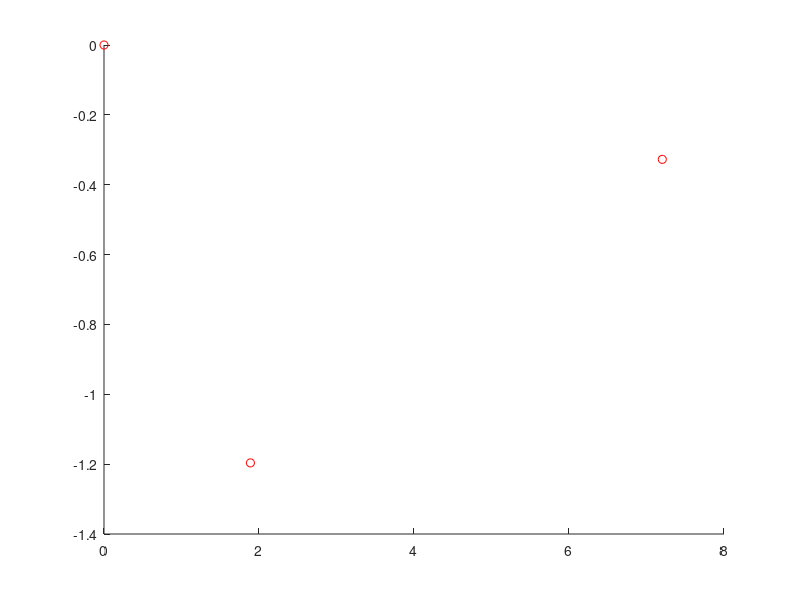

Here is the MATLAB script that generated this plot: (Note: this script raises an error after producing the figure.)
% clear all;
clc;
close all;
%%
N_0 = [0;0];
N_1 = [6;4];
N_2 = [1;2];
% N_3 = [2;5];
% N_4 = [3;1];

N = [N_0, N_1, N_2];

%% Build the symmetric squared Euclidean distance matrix
D = zeros(size(N,2), size(N,2));
for i = 1:size(N,2)
    for j = 1:size(N,2)
        D(i,j) = norm(N(:,i) - N(:,j))^2;
    end
end
%rank of G
%% Compute the Gram matrix
% The Gram matrix is defined as G = -1/2 * H * D * H
% where H = I - 1/n * 1 * 1^T
n = size(D,1);
H = eye(n) - 1/n * ones(n,n);
G = -1/2 * H * D * H;

%% Compute the eigenvalues and eigenvectors of the Gram matrix
[U, V] = eig(G);

% extract the eigenvectors corresponding to the eigenvalues different from 0
U = U(:,diag(V) > 1e-6);
V = V(diag(V) > 1e-6, diag(V) > 1e-6);
U 
V

P = (U * sqrt(V))'

%% Plot the points contained in the matrix N and in the matrix P
% figure;
% hold on;
% plot(N(1,:), N(2,:), 'ro');
% plot(P(1,:), P(2,:), 'bx');
% hold off;
% axis equal;
% grid on;

%% WhereAreYou 
% Given node 0 to be the reference node, so the only node that is moving. Ve define the new node position at time t and t+1
N_0_k = [0;0];
t_k = [-1;1];
N_0_k1 = N_0_k + t_k;
t_k1 = [-1;-1];
N_0_k2 = N_0_k1 + t_k1;

% Define the new matrix N_k, N_k1 and N_k2
N_k = [N_0_k, N_1, N_2];
N_k1 = [N_0_k1, N_1, N_2];
N_k2 = [N_0_k2, N_1, N_2];



% Compute the distance matrix for the new matrices
D_k = zeros(size(N_k,2), size(N_k,2));
D_k1 = zeros(size(N_k1,2), size(N_k1,2));
D_k2 = zeros(size(N_k2,2), size(N_k2,2));

for i = 1:size(N_k,2)
    for j = 1:size(N_k,2)
        D_k(i,j) = norm(N_k(:,i) - N_k(:,j))^2;
        D_k1(i,j) = norm(N_k1(:,i) - N_k1(:,j))^2;
        D_k2(i,j) = norm(N_k2(:,i) - N_k2(:,j))^2;
    end
end

% Compute the Gram matrix for the new matrices
G_k = -1/2 * H * D_k * H;
G_k1 = -1/2 * H * D_k1 * H;
G_k2 = -1/2 * H * D_k2 * H;

% Compute P_k, P_k1 and P_k2
[U_k, V_k] = eig(G_k);
[U_k1, V_k1] = eig(G_k1);
[U_k2, V_k2] = eig(G_k2);

U_k = U_k(:,diag(V_k) > 1e-6);
V_k = V_k(diag(V_k) > 1e-6, diag(V_k) > 1e-6);
P_k = (U_k * sqrt(V_k))'

U_k1 = U_k1(:,diag(V_k1) > 1e-6);
V_k1 = V_k1(diag(V_k1) > 1e-6, diag(V_k1) > 1e-6);
P_k1 = (U_k1 * sqrt(V_k1))'

U_k2 = U_k2(:,diag(V_k2) > 1e-6);
V_k2 = V_k2(diag(V_k2) > 1e-6, diag(V_k2) > 1e-6);
P_k2 = (U_k2 * sqrt(V_k2))'

%% Center P_k in p_0k

P_k = P_k - P_k(:,1)
P_k1 = P_k1 - P_k1(:,1)
P_k2 = P_k2 - P_k2(:,1)

% % Plot P_k and P_k0
figure;
hold on;   
plot(P_k(1,:), P_k(2,:), 'ro');
plot(P_k0(1,:), P_k0(2,:), 'bx');
hold off;
axis equal;
grid on;
legend('P_k', 'P_k0');

%% Minimize the distance between P_k and P_k1
% We want to find the transformation matrix T that 
% arg min
% θ,T
% Pˆ = Pk − (R(θ)αSPk+1 + T),

% where R(θ) is the rotation matrix and T is the translation matrix

% Define the optimization variables
theta = 0;
T = [0;0];

% Define the optimization problem
S = [1,0;0,1];
P_k(:,2:3)
P_k1(:,2:3)
alpha = 1;
fun = @(x) norm(P_k(:,2:3) - ([cos(x(1)),-sin(x(1)); sin(x(1)), cos(x(1))] * alpha * S * P_k1(:,2:3) + [x(2);x(3)]), 'fro');
x0 = [theta; T];
options = optimoptions('fminunc','Display','iter','Algorithm','quasi-newton');
[x, fval] = fminunc(fun, x0, options);

% Compute the rotation matrix and the translation matrix
R = [cos(x(1)),-sin(x(1)); sin(x(1)), cos(x(1))] 
T = [x(2);x(3)]
norm(T)

if abs(norm(T) - norm(t_k)) > 1e-4
    S = [-1,0;0,1];
    fun = @(x) norm(P_k(:,2:3) - ([cos(x(1)),-sin(x(1)); sin(x(1)), cos(x(1))] * S * P_k1(:,2:3) + [x(2);x(3)]), 'fro');
    x0 = [theta; T];
    options = optimoptions('fminunc','Display','iter','Algorithm','quasi-newton');
    [x, fval] = fminunc(fun, x0, options);
end 

% Compute the rotation matrix and the translation matrix
R = [cos(x(1)),-sin(x(1)); sin(x(1)), cos(x(1))] 
T = [x(2);x(3)]
norm(T)

% Find the tranlation vector from the second point of P_k to the second point of P_k1
T = P_k(:,2) - P_k1(:,2);

% Translate the points of P_k1
P_k1_tmp = P_k1 + T;

% Find the rotation matrix between the second and the third point of P_k and P_k1
% Normalize the vectors
v = P_k(:,3) - P_k(:,2);
u = P_k1(:,3) - P_k1(:,2);
u = u / norm(u);
v = v / norm(v);

% Compute the angle between the vectors
theta = atan2(v(2), v(1)) - atan2(u(2), u(1));

% Construct the rotation matrix
R = [cos(theta), -sin(theta); sin(theta), cos(theta)];

% Rotate the points of P_k1 around the second point
P_k1_new = R * P_k1_tmp + (eye(2) - R) * P_k1_tmp(:,2);

% Find the translation between the first point of P_k and the first point of P_k1
T = P_k1_new(:,1) - P_k(:,1);

% Check if the translation is equal to t_k, if not mirror the points
S = [-1,0;0,1];
if norm(T - t_k) > 1e-6
    alpha = 1;
    P_k1_new = alpha * S * P_k1_new;    
    T = P_k1_new(:,1) - P_k(:,1);

    if norm(T - t_k) > 1e-6
        alpha = -1;
        P_k1_new = alpha * S * P_k1_new;    
        T = P_k1_new(:,1) - P_k(:,1);
    end
end
    

% find the rotazion matrix between vector T and vector t_k
% Normalize the vectors
u = T / norm(T);
v = t_k;

% Compute the angle between the vectors
% cos_theta = dot(u, v);
% theta = acos(cos_theta);
theta = atan2(v(2), v(1)) - atan2(u(2), u(1));

% Construct the rotation matrix
R_in = [cos(theta), -sin(theta); sin(theta), cos(theta)];
P_k = R_in * P_k;
P_k1_new = R_in * P_k1_new;

% plot the results
figure;
hold on;
% plot(N_k(1,:), N_k(2,:), 'ro','MarkerSize',10);
% plot(N_k1(1,1), N_k1(2,1), 'ro','MarkerSize',10);
% plot(N_k2(1,1), N_k2(2,1), 'ro','MarkerSize',10);
plot(P_k(1,:), P_k(2,:), 'bo','MarkerSize',10);
% plot(P_k1(1,:), P_k1(2,:), 'g+','MarkerSize',10);
% P_k1_new =  R_in *( R * alpha * S * P_k1 + T);
plot(P_k1_new(1,:), P_k1_new(2,:), 'k*','MarkerSize',10);
%plot(R * P_k1 + T, 'kx');
hold off;
axis equal;
grid on;
legend('N_k', 'N_k1', 'N_k2', 'P_k', 'P_k1', 'R * P_k1 + T');


%% Minimize the distance between P_k1 and P_k2
% Define the optimization variables
S = [1,0;0,1];
alpha = 1;
theta = 0;
T = [0;0];
P_k2t = P_k2 + P_k1_new(:,1);
fun = @(x) norm(P_k1_new(:,2:3) - ([cos(x(1)),-sin(x(1)); sin(x(1)), cos(x(1))] * alpha * S * P_k2(:,2:3) + [x(2);x(3)]), 'fro');
x0 = [theta; T];
options = optimoptions('fminunc','Display','iter','Algorithm','quasi-newton');
[x, fval] = fminunc(fun, x0, options);
R = [cos(x(1)),-sin(x(1)); sin(x(1)), cos(x(1))]
T = [x(2);x(3)]
norm(T-P_k1_new(:,1))

if abs(norm(T-P_k1_new(:,1)) - norm(t_k1)) > 1e-4
    S = [-1,0;0,1];
    alpha = 1;
    theta = 0;
    T = [0;0];
    P_k2t = P_k2 + P_k1_new(:,1);
    fun = @(x) norm(P_k1_new(:,2:3) - ([cos(x(1)),-sin(x(1)); sin(x(1)), cos(x(1))] * alpha * S * P_k2(:,2:3) + [x(2);x(3)]), 'fro');
    x0 = [theta; T];
    options = optimoptions('fminunc','Display','iter','Algorithm','quasi-newton');
    [x, fval] = fminunc(fun, x0, options);
    R = [cos(x(1)),-sin(x(1)); sin(x(1)), cos(x(1))]
    T = [x(2);x(3)]
    norm(T-P_k1_new(:,1))
end

% plot the results
figure;
hold on;
plot(P_k(1,:), P_k(2,:), 'ro','MarkerSize',10);
plot(P_k1_new(1,:), P_k1_new(2,:), 'bx','MarkerSize',10);
P_k2_new =  R * alpha * S * P_k2 + T;
% plot(P_k2(1,:), P_k2(2,:), 'ro','MarkerSize',10);
plot(P_k2_new(1,:), P_k2_new(2,:), 'g+','MarkerSize',10);
hold off;
axis equal;
grid on;
legend('P_k', 'P_k1_new', 'P_k2_new');

%% Mirror the points with respect the x-axis
% Define the mirror matrix
if norm(P_k2_new(:,1)-P_k1_new(:,1)-t_k1) > 1e-6
    % find the angle of rotation between t_k and t_k1
    u = t_k / norm(t_k);
    v = t_k1 / norm(t_k1);
    theta = atan2(v(2), v(1)) - atan2(u(2), u(1));
    s = sign(theta);
    M = [-1,0;0,1];
else
    M = eye(2);
end

P_k_f = M * P_k;
P_k1_f = M * P_k1_new;
P_k2_f = M * P_k2_new;

% plot the results
figure;
hold on;
plot(P_k_f(1,:), P_k_f(2,:), 'ro','MarkerSize',10);
plot(P_k1_f(1,:), P_k1_f(2,:), 'bx','MarkerSize',10);
plot(P_k2_f(1,:), P_k2_f(2,:), 'g+','MarkerSize',10);
hold off;
axis equal;
grid on;
legend('P_k', 'P_k1', 'P_k2');

figure;
hold on;
plot(N_k(1,:), N_k(2,:), 'ro','MarkerSize',10);
plot(N_k1(1,:), N_k1(2,:), 'bx','MarkerSize',10);
plot(N_k2(1,:), N_k2(2,:), 'g+','MarkerSize',10);
hold off;
axis equal;
grid on;